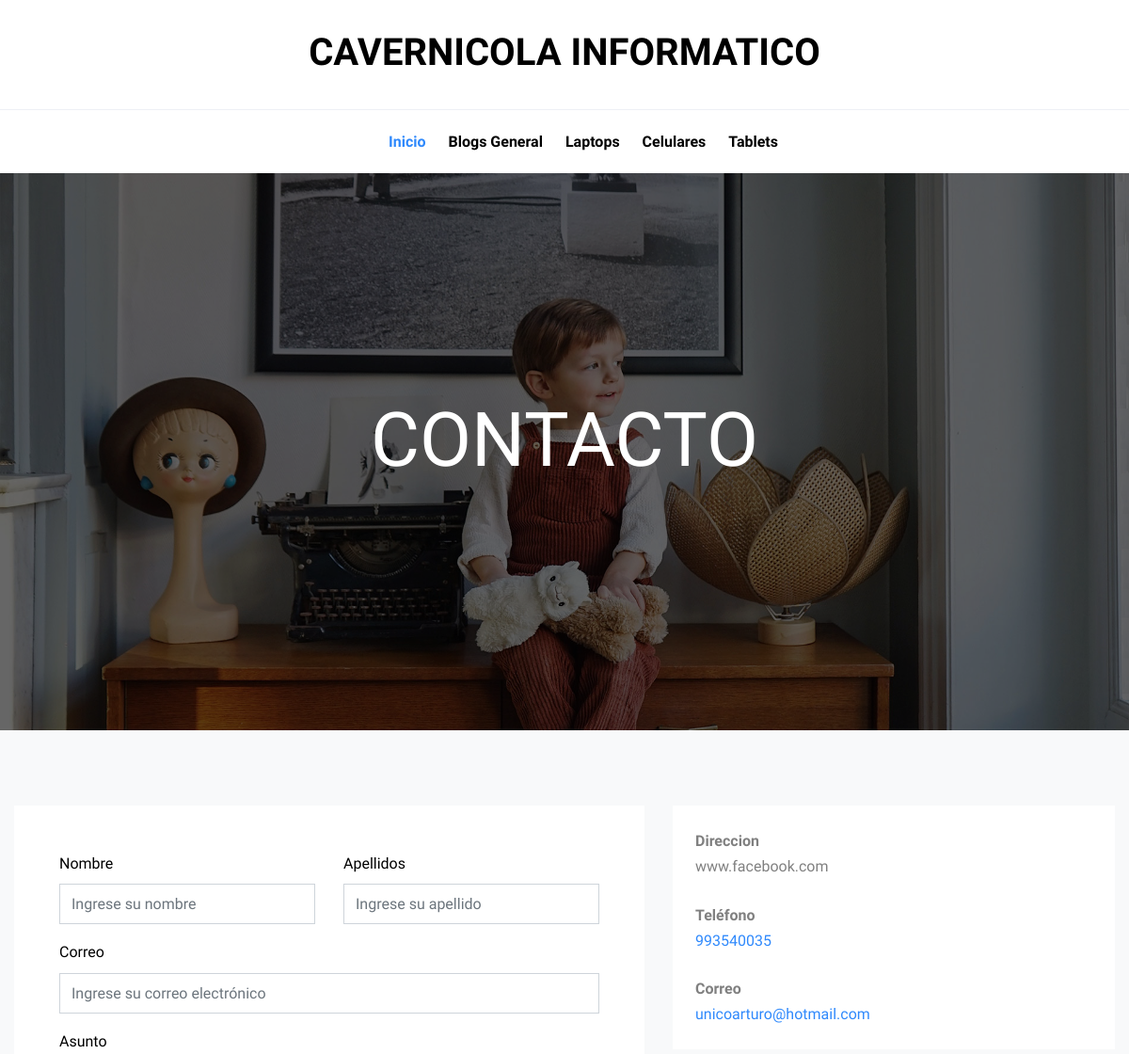
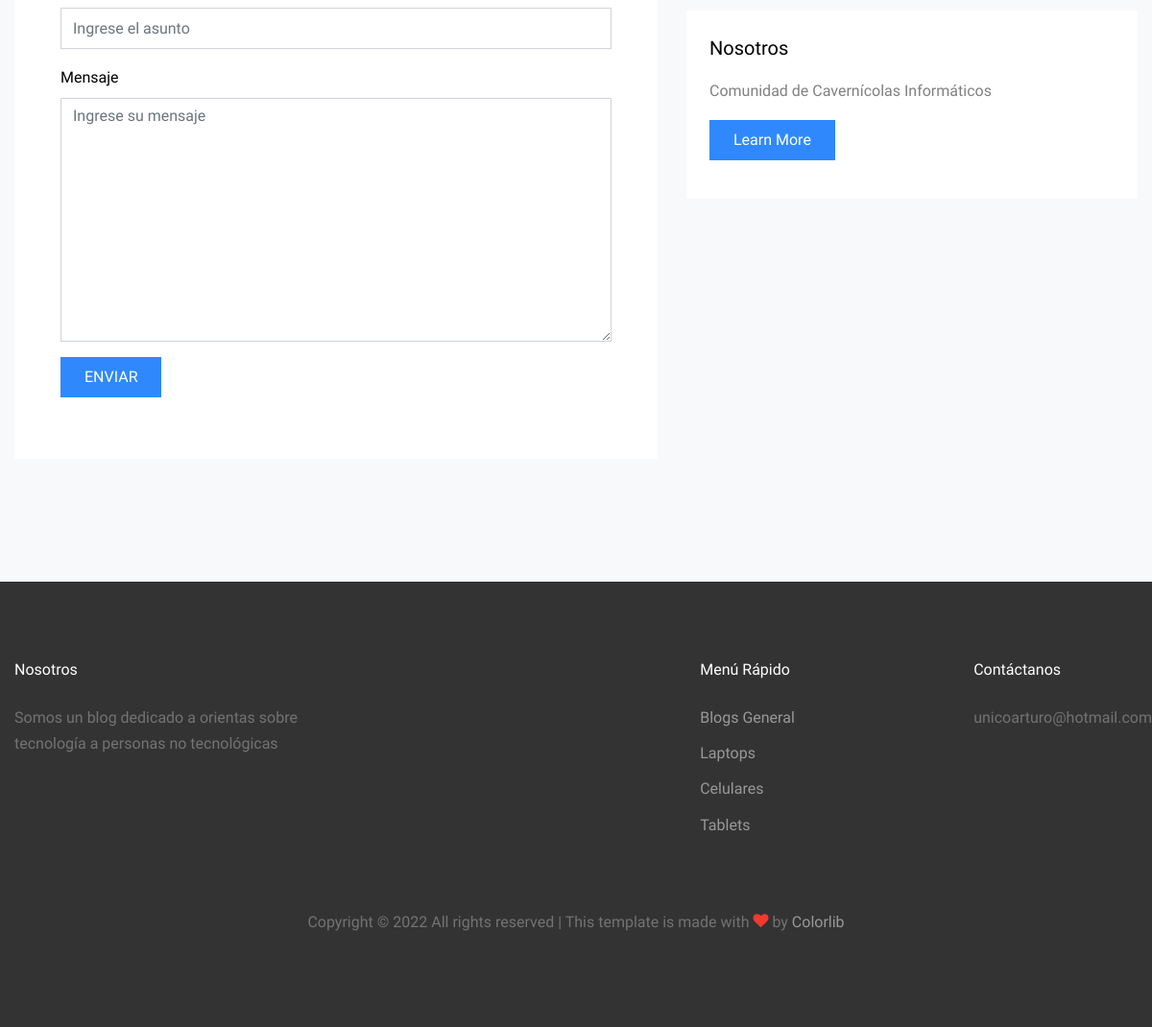
Screenshot of /formulario_contacto/ with the database file from the repository (2 pictures, top to bottom).
### aplicaciones/base/models.py (models this page shows, shortened)
class ModeloBase(models.Model):
    id = models.AutoField(primary_key = True)
    estado = models.BooleanField('Estado',default = True)
    fecha_creacion = models.DateField('Fecha de Creación',auto_now = False, auto_now_add = True)
    fecha_modificacion = models.DateField('Fecha de Modificación',auto_now = True, auto_now_add = False)
    fecha_eliminacion = models.DateField('Fecha de Eliminación',auto_now = True, auto_now_add = False)
    class Meta:
        abstract = True

class Web(ModeloBase):
    nosotros = models.TextField('Nosotros')
    telefono = models.CharField('Teléfono', max_length = 10)
    email = models.EmailField('Correo Electrónico', max_length = 200)
    direccion = models.CharField('Dirección', max_length = 200)
    class Meta:
        verbose_name = 'Web'
        verbose_name_plural = 'Webs'

### aplicaciones/base/views.py (the view, shortened to what this page needs)
# urls.py: path('formulario_contacto/', FormularioContacto.as_view(), name = 'formulario_contacto'),
class FormularioContacto(View):
    def get(self,request,*args,**kwargs):
        form = ContactoForm()
        contexto = {
            'sociales':obtenerRedes(),
            'web':obtenerWeb(),
            'form':form,
        }
        return render(request,'contacto.html',contexto)

### aplicaciones/base/forms.py
class ContactoForm(forms.ModelForm):
    class Meta:
        model = Contacto
        fields = '__all__'
        exclude = ('estado',)
        widgets = {
            'nombre':forms.TextInput(
                attrs = {
                    'class':'form-control',
                    'placeholder':'Ingrese su nombre',
                }
            ),
            'apellidos':forms.TextInput(
                attrs = {
                    'class': 'form-control',
                    'placeholder': 'Ingrese su apellido',
                }
            ),
            'correo':forms.EmailInput(
                attrs = {
                    'class':'form-control',
                    'placeholder':'Ingrese su correo electrónico',
                }
            ),
            'asunto':forms.TextInput(
                attrs = {
                    'class':'form-control',
                    'placeholder':'Ingrese el asunto',
                }
            ),
            'mensaje':forms.Textarea(
                attrs = {
                    'class':'form-control',
                    'placeholder': 'Ingrese su mensaje',
                }
            ),
        }

### aplicaciones/base/utils.py (called while the page is built)
def obtenerRedes():
    return RedesSociales.objects.filter(estado = True).latest('fecha_creacion')

def obtenerWeb():
    return Web.objects.filter(estado = True).latest('fecha_creacion')

### templates/contacto.html (shortened to what this page needs)
{% extends 'index.html' %}
{% load staticfiles %}
{% block cuerpo %}
    <div class="site-cover site-cover-sm same-height overlay single-page" style="background-image: url('{% static 'images/hero_1.jpg' %}');">
      <div class="container">
        <div class="row same-height justify-content-center">
          <div class="col-md-12 col-lg-10">
            <div class="post-entry text-center">
              <h1 class="mb-4">CONTACTO</h1>
            </div>
          </div>
        </div>
      </div>
    </div>
    <div class="site-section bg-light">
      <div class="container">
        <div class="row">
          <div class="col-md-7 mb-5">
            <form method="post" class="p-5 bg-white">
              <div class="row form-group">
                <div class="col-md-6 mb-3 mb-md-0">
                  <label class="text-black" for="fname">Nombre</label>
                  {{ form.nombre }}
                </div>
                <div class="col-md-6">
                  <label class="text-black" for="lname">Apellidos</label>
                  {{ form.apellidos }}
                </div>
              </div>
              <div class="row form-group">
                <div class="col-md-12">
                  <label class="text-black" for="email">Correo</label>
                  {{ form.correo }}
                </div>
              </div>
              <div class="row form-group">
                <div class="col-md-12">
                  <label class="text-black" for="subject">Asunto</label>
                  {{ form.asunto }}
                </div>
              </div>
              <div class="row form-group">
                <div class="col-md-12">
                  <label class="text-black" for="message">Mensaje</label>
                  {{ form.mensaje }}
                </div>
              </div>
              <div class="row form-group">
                <div class="col-md-12">
                  <button type="submit" class="btn btn-primary py-2 px-4 text-white">ENVIAR </button>
                </div>
              </div>
            </form>
          </div>
          <div class="col-md-5">
            <div class="p-4 mb-3 bg-white">
              <p class="mb-0 font-weight-bold">Direccion</p>
              <p class="mb-4">{{ web.direccion }}</p>
              <p class="mb-0 font-weight-bold">Teléfono</p>
              <p class="mb-4"><a href="#">{{ web.telefono }}</a></p>
              <p class="mb-0 font-weight-bold">Correo</p>
              <p class="mb-0"><a href="#">{{ web.email }}</a></p>
            </div>
            <div class="p-4 mb-3 bg-white">
              <h3 class="h5 text-black mb-3">Nosotros</h3>
              <p>{{ web.nosotros }}</p>
              <p><a href="#" class="btn btn-primary px-4 py-2 text-white">Learn More</a></p>
            </div>
          </div>
        </div>
      </div>
    </div>
{% endblock cuerpo %}

### static/css/style.css (style rules this page uses)
body { line-height: 1.7; color: gray; font-weight: 300; font-size: 1rem; background: #fff; font-family: "Muli", -apple-system, BlinkMacSystemFont, "Segoe UI", Roboto, "Helvetica Neue", Arial, sans-serif, "Apple Color Emoji", "Segoe UI Emoji", "Segoe UI Symbol", "Noto Color Emoji"; }
a { -webkit-transition: .3s all ease; -o-transition: .3s all ease; transition: .3s all ease; color: #2f89fc; }
h1, h2, h3, h4, h5, .h1, .h2, .h3, .h4, .h5 { font-family: "Muli", -apple-system, BlinkMacSystemFont, "Segoe UI", Roboto, "Helvetica Neue", Arial, sans-serif, "Apple Color Emoji", "Segoe UI Emoji", "Segoe UI Symbol", "Noto Color Emoji"; line-height: 1.5; color: #000; }
.text-black { color: #000 !important; }
.btn { border-radius: 0; }
.form-control { height: 43px; border-radius: 0; }
.site-section { padding: 2.5em 0; }
@media (min-width: 768px) { .site-section { padding: 5em 0; } }
.container { max-width: 1200px; }
.site-cover { background-size: cover; background-position: top center; position: relative; }
.site-cover.overlay:before { background: rgba(0, 0, 0, 0.6); position: absolute; content: ""; top: 0; left: 0; right: 0; bottom: 0; }
.site-cover, .site-cover .same-height { padding: 7em 0; }
.site-cover.single-page h1 { font-size: 2rem; color: #fff; }
@media (min-width: 992px) { .site-cover.single-page h1 { font-size: 5rem; } }

### rows the page displays
Web: direccion "www.facebook.com", telefono "993540035", email "unicoarturo@hotmail.com", nosotros "Comunidad de Cavernícolas Informáticos"
